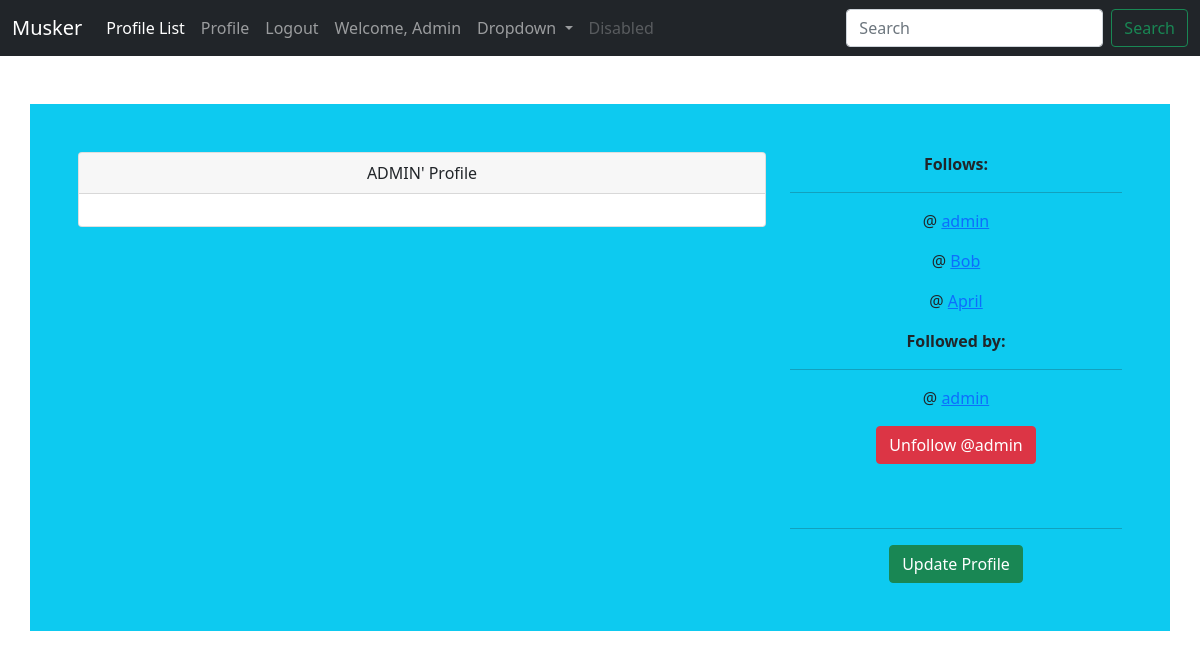
The app's page /profile/11/ (signed in), older data.
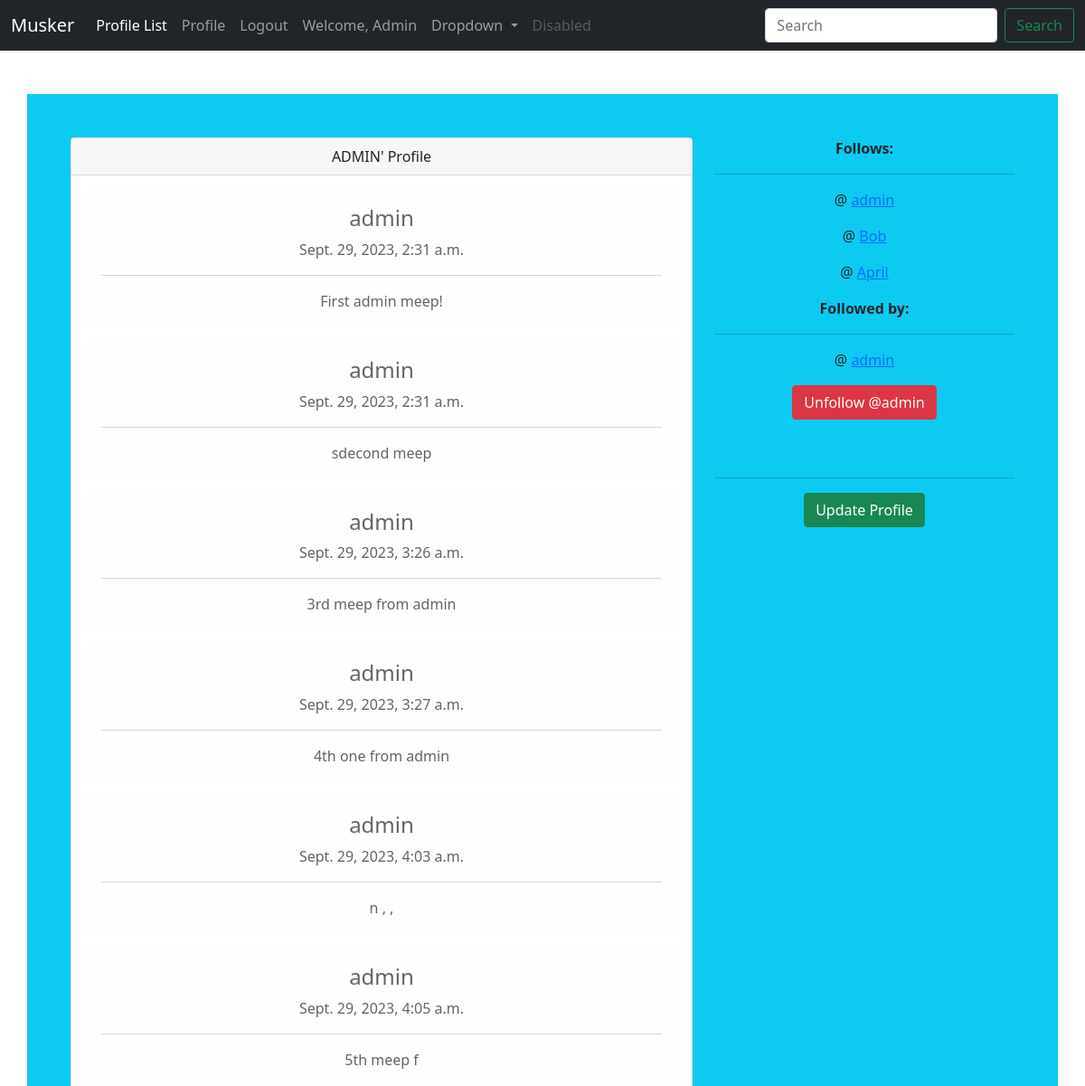
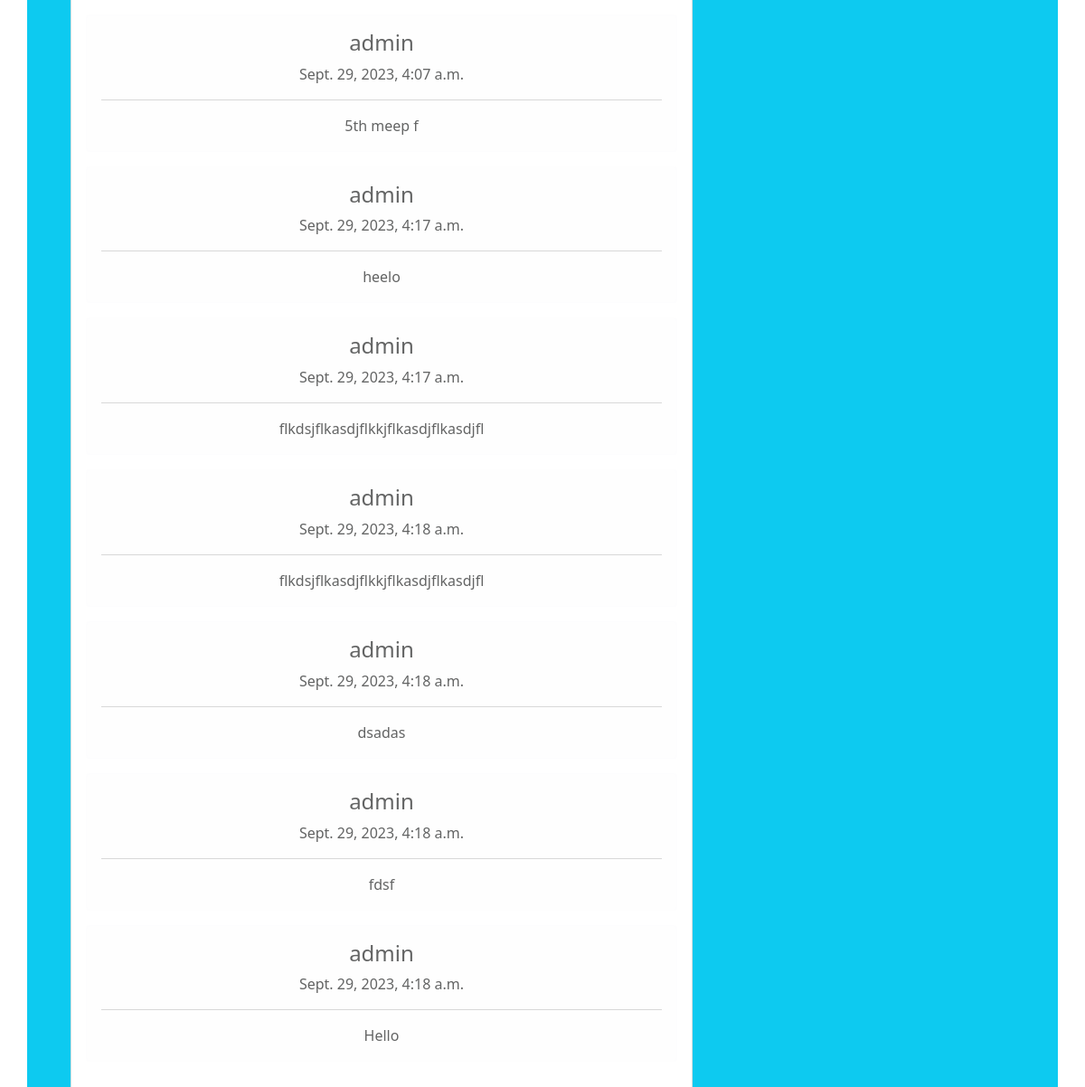
The same page, newer data (2 pictures, top to bottom).
### musker/models.py (models this page shows, shortened)
class Profile(models.Model):
    user = models.OneToOneField(User, on_delete=models.CASCADE)
    follows = models.ManyToManyField('self',
            related_name='followed_by',
            symmetrical=False, #will allow to follow, but that person don't have to follow back.
            blank=True,
            )
    date_modified = models.DateTimeField(User, auto_now=True)
    def __str__(self):
        return self.user.username

class Meep(models.Model):
    user = models.ForeignKey(User, related_name='meeps', on_delete=models.DO_NOTHING)
    body = models.CharField(max_length=200)
    created_at = models.DateTimeField(auto_now_add=True)

### musker/views.py (the view, shortened to what this page needs)
# urls.py: path('profile/<str:pk>/', views.profile, name='profile'),
def profile(request, pk):
    if request.user.is_authenticated:
        profile = Profile.objects.get(user_id=pk)
        meeps = Meep.objects.filter(user_id=pk)
        return render(request, 'musker/profile.html', {
            'profile': profile,
            'meeps': meeps,
        })
    else:
        messages.success(request, 'You must login to see profile....')
        return redirect('home')

### musker/templates/musker/profile.html (shortened to what this page needs)
{% extends 'musker/base.html' %}
{% block content %}
{% if profile %}
<div class="container text-center my-5 bg-info p-5">
    <div class="row">
        <div class="col-8">
            <div class="card">
                <div class="card-header">
                    {{profile.user.username|upper}}' Profile
                </div>
                <div class="card-body">
                  {% if meeps %}
                  {% for meep in meeps %}
                  <div class="alert alert-light" role="alert">
                    <h4 class="alert-heading">{{meep.user}}</h4>
                    <p>{{meep.created_at}}</p>
                    <hr>
                    <p class="mb-0">{{meep.body}}</p>
                  </div>
                  {% endfor %}
                  {% endif %}
                </div>
              </div>
        </div>
        <div class="col-4">
            <strong>Follows:</strong><hr>
            {% for following in profile.follows.all %}
            <p>@ <a href="{% url 'profile' following.user.id %}">{{following}}</a> </p>
             {% endfor %}
             <strong>Followed by:</strong><hr>
             {% for following in profile.followed_by.all %}
                <p>@ <a href="{% url 'profile' following.user.id %}">{{following}}</a> </p>
             {% endfor %}
             <form action="" method='POST'>
                {% if profile in user.profile.follows.all %}
                <button class="btn btn-danger" name='follow' value='unfollow' type='submit'>
                    Unfollow @{{profile.user.username}}
                </button>
                {% else %}
                <button class="btn btn-success" name='follow' value='follow' type='submit'>
                  Follow @{{profile.user.username}}
                </button>
                {% endif %}
             </form>
             <br>
             <br>
             <hr>
             {% if request.user.id == profile.user.id %}
              <a href='{% url "update_profile" %}'><button class="btn btn-success" type='submit'>
                Update Profile
              </button></a>
              {% endif %}
        </div>
    </div>
</div>
{% endif %}
{% endblock %}

Row changes from the older to the newer data that the page shows:
added Meep: user "admin", created_at "Sept. 29, 2023, 2:31 a.m.", body "First admin meep!"
added Meep: user "admin", created_at "Sept. 29, 2023, 2:31 a.m.", body "sdecond meep"
added Meep: user "admin", created_at "Sept. 29, 2023, 3:26 a.m.", body "3rd meep from admin"
added Meep: user "admin", created_at "Sept. 29, 2023, 3:27 a.m.", body "4th one from admin"
added Meep: user "admin", created_at "Sept. 29, 2023, 4:03 a.m.", body "n , ,"
added Meep: user "admin", created_at "Sept. 29, 2023, 4:05 a.m.", body "5th meep f"
added Meep: user "admin", created_at "Sept. 29, 2023, 4:07 a.m.", body "5th meep f"
added Meep: user "admin", created_at "Sept. 29, 2023, 4:17 a.m.", body "heelo"
added Meep: user "admin", created_at "Sept. 29, 2023, 4:17 a.m.", body "flkdsjflkasdjflkkjflkasdjflkasdjfl"
added Meep: user "admin", created_at "Sept. 29, 2023, 4:18 a.m.", body "flkdsjflkasdjflkkjflkasdjflkasdjfl"
added Meep: user "admin", created_at "Sept. 29, 2023, 4:18 a.m.", body "dsadas"
added Meep: user "admin", created_at "Sept. 29, 2023, 4:18 a.m.", body "fdsf"
added Meep: user "admin", created_at "Sept. 29, 2023, 4:18 a.m.", body "Hello"
